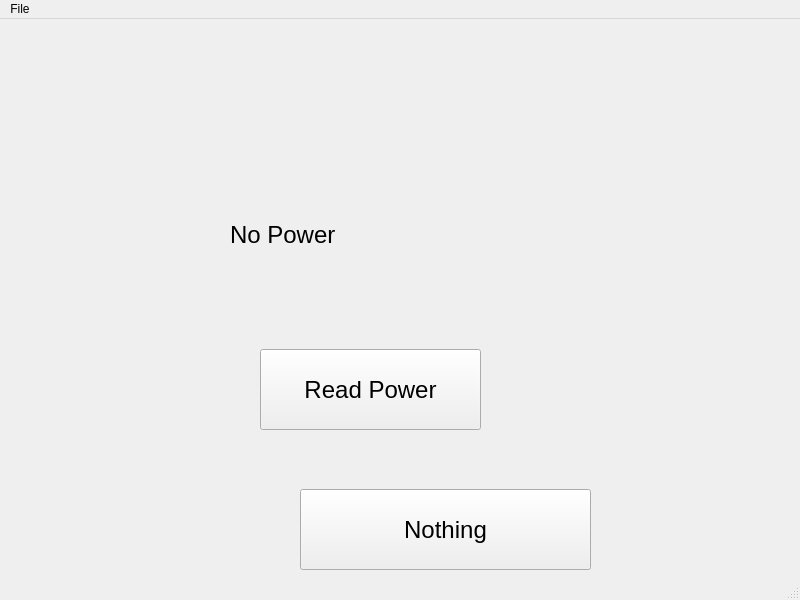
<?xml version="1.0" encoding="UTF-8"?>
<ui version="4.0">
 <class>MainWindow</class>
 <widget class="QMainWindow" name="MainWindow">
  <property name="geometry">
   <rect>
    <x>0</x>
    <y>0</y>
    <width>800</width>
    <height>600</height>
   </rect>
  </property>
  <property name="windowTitle">
   <string>MainWindow</string>
  </property>
  <widget class="QWidget" name="centralwidget">
   <widget class="QPushButton" name="powerButton">
    <property name="geometry">
     <rect>
      <x>260</x>
      <y>330</y>
      <width>221</width>
      <height>81</height>
     </rect>
    </property>
    <property name="font">
     <font>
      <pointsize>18</pointsize>
     </font>
    </property>
    <property name="text">
     <string>Read Power</string>
    </property>
   </widget>
   <widget class="QLabel" name="powerLabel">
    <property name="geometry">
     <rect>
      <x>230</x>
      <y>170</y>
      <width>281</width>
      <height>91</height>
     </rect>
    </property>
    <property name="font">
     <font>
      <pointsize>18</pointsize>
      <kerning>false</kerning>
     </font>
    </property>
    <property name="frameShape">
     <enum>QFrame::NoFrame</enum>
    </property>
    <property name="text">
     <string>No Power</string>
    </property>
   </widget>
   <widget class="QPushButton" name="pushButton_Nothing">
    <property name="geometry">
     <rect>
      <x>300</x>
      <y>470</y>
      <width>291</width>
      <height>81</height>
     </rect>
    </property>
    <property name="font">
     <font>
      <pointsize>18</pointsize>
     </font>
    </property>
    <property name="text">
     <string>Nothing</string>
    </property>
   </widget>
  </widget>
  <widget class="QMenuBar" name="menubar">
   <property name="geometry">
    <rect>
     <x>0</x>
     <y>0</y>
     <width>800</width>
     <height>21</height>
    </rect>
   </property>
   <widget class="QMenu" name="menuFile">
    <property name="title">
     <string>File</string>
    </property>
    <addaction name="actionNothing_here"/>
    <addaction name="actionOr_here"/>
    <addaction name="separator"/>
    <addaction name="actionAfter_the_separator"/>
   </widget>
   <addaction name="menuFile"/>
  </widget>
  <widget class="QStatusBar" name="statusbar"/>
  <action name="actionNothing_here">
   <property name="text">
    <string>Nothing here</string>
   </property>
  </action>
  <action name="actionOr_here">
   <property name="text">
    <string>Or here!</string>
   </property>
  </action>
  <action name="actionAfter_the_separator">
   <property name="text">
    <string>After the separator!</string>
   </property>
   <property name="font">
    <font>
     <weight>75</weight>
     <bold>true</bold>
    </font>
   </property>
  </action>
 </widget>
 <resources/>
 <connections/>
</ui>
